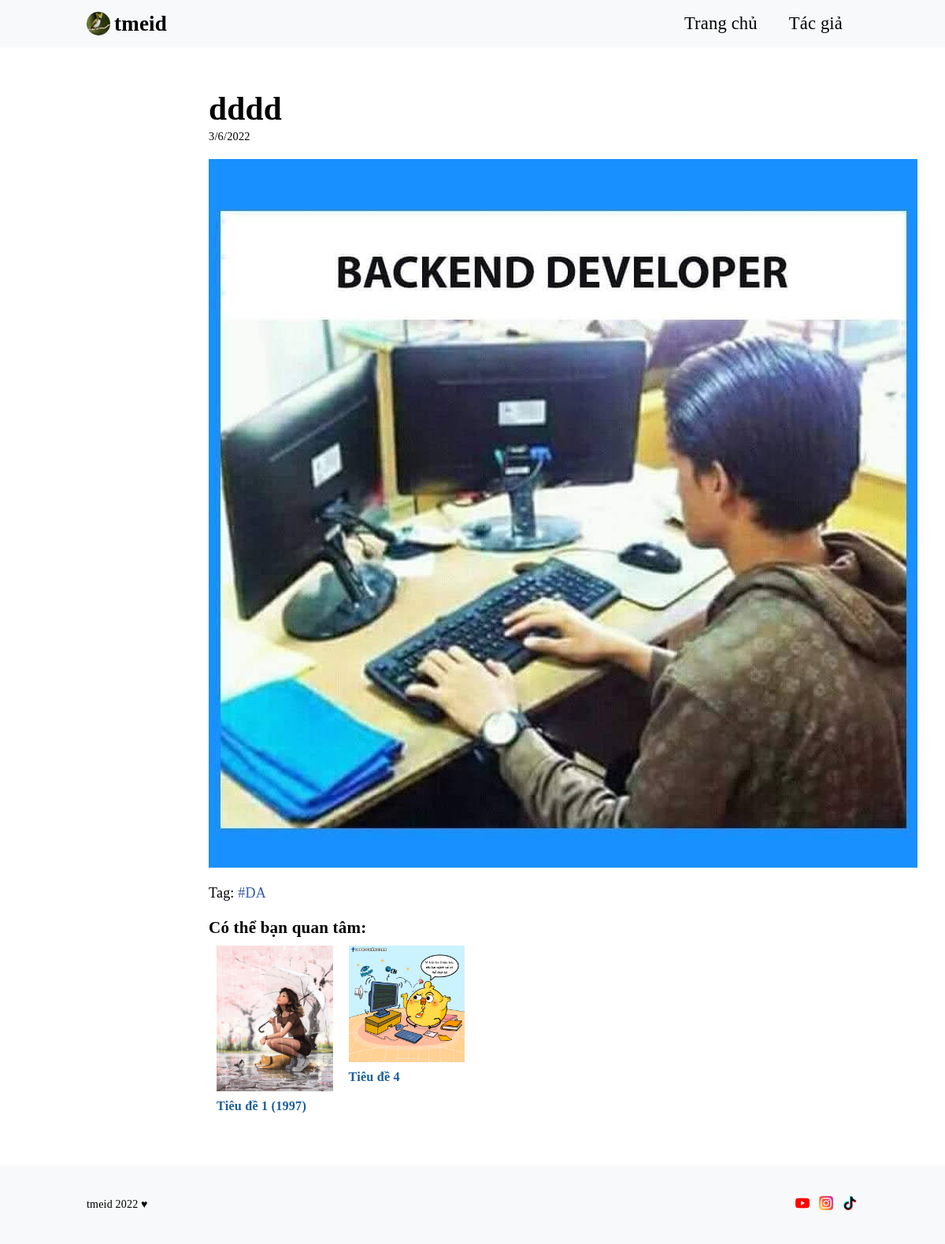
The page /article/dddd.html on the database its author committed.
### tables this page shows
CREATE TABLE `post` (
  `id` int(11) NOT NULL,
  `title` varchar(255) NOT NULL,
  `description` text NOT NULL,
  `slug` varchar(255) NOT NULL,
  `content` text NOT NULL,
  `img` varchar(255) NOT NULL,
  `published` tinyint(4) NOT NULL,
  `author_id` int(11) DEFAULT NULL,
  `category_id` int(11) DEFAULT NULL,
  `created_at` timestamp NOT NULL DEFAULT current_timestamp()
);

CREATE TABLE `tag` (
  `id` int(11) NOT NULL,
  `tag_name` varchar(100) NOT NULL,
  `slug` varchar(100) NOT NULL,
  `created_at` timestamp NOT NULL DEFAULT current_timestamp()
);

### app/database/db.php (called while the page is built, shortened)
<?php
include 'connect.php';
function executeQuery($sql, $data){
    global $connect;
    $values = array_values($data);
    $types = str_repeat('s', count($values));
    $stm = $connect->prepare($sql);
    $stm->bind_param($types, ...$values);
    $stm->execute();
    return $stm;
}
function selectAll($table, $condition = [], $limit = 0, $except = [], $desc = false){
    global $connect;
    $sql = "SELECT * FROM $table";
    if(empty($condition)){
        $stm = $connect->prepare($sql);
        $stm->execute();
        $records = $stm->get_result()->fetch_all(MYSQLI_ASSOC);
    }else{
        $i = 0;
        foreach($condition as $key => $value){
            if($i === 0){
                $sql = $sql . " WHERE $key = ?";
            }else{
                $sql = $sql . " AND $key = ?";
            }
            $i++;
        }
        if(!empty($except)){
            foreach($except as $key => $value){
                $sql = $sql . " AND $key != ?";
                $condition[$key] = $value;
            }
        }
        if($limit > 0){
            $sql = $sql ." LIMIT ?";
            $condition['limit'] = $limit;
        }
        $stm = executeQuery($sql, $condition);
        $records = $stm->get_result()->fetch_all(MYSQLI_ASSOC);
    }
    return $records;
}
function selectOne($table, $data){
    $sql = "SELECT * FROM $table";
    $i = 0;
    foreach($data as $key => $value){
        if($i === 0){
            $sql = $sql . " WHERE $key = ?";
        }else{
            $sql = $sql . " AND $key = ?";
        }
        $i++;
    }
    $sql = $sql . " LIMIT 1";
    $stm = executeQuery($sql, $data);
    $record = $stm->get_result()->fetch_assoc();
    return $record;
}
function joinTables($table1, $table2, $table3, $id1, $id2a, $id2b, $id3, $key, $id){
    $sql = "SELECT $table3.$key
            FROM $table1
            JOIN $table2
                ON $table1.$id1 = $table2.$id2a
            JOIN $table3
                ON $table2.$id2b = $table3.$id3
            WHERE $table1.$id1 = ?
            ORDER BY $table3.id DESC";
    $stm = executeQuery($sql, ['id' => $id]);
    $records =  $stm->get_result()->fetch_all(MYSQLI_ASSOC);
    return $records;
}

### app/controllers/post.php (called while the page is built)
<?php
require_once ROOT_PATH .'/app/database/db.php';
$post = selectOne('post', ['slug' => $_GET['id']]);
$post_id = $post['id'];
$category_id = $post['category_id'];
$tags_same_post = joinTables('post', 'post_tag', 'tag', 'id', 'post_id', 'tag_id', 'id', '*', $post_id);
$posts_same_category = selectAll('post', ['category_id' => $category_id], 4, ['id' => $post_id]);

### dashboard/posts/post.php (the view, shortened to what this page needs)
<?php
    require '../../app/controllers/post.php';
?>
<!DOCTYPE html>
<html lang="vi">
<head>
    <link rel="stylesheet" href="../../assets/css/style.css">
    <link rel="stylesheet" href="../../assets/css/login.css" type="text/css">
</head>
<body>
    <header>
        <div class="container">
            <nav>
                <h1><a href="../../index.html"><img src="../../assets/imgs/tmeid-logo.jpg" alt="tmeid-logo">tmeid</a></h1>
                <ul>
                    <li><a href="../../index.html">Trang chủ</a></li>
                    <li><a href="../../about-me.html">Tác giả</a></li>
                </ul>
            </nav>
        </div>
    </header>
    <main>
        <section class="container-article">
            <article class="post">
                <h1><?php echo($post['title']) ?></h1>
                <span class="time"><?php echo date('j/n/Y', strtotime($post['created_at']))  ?></span>
                <div><?php echo($post['content']) ?></div>
                <div class="tags">
                    Tag:
                        <?php foreach($tags_same_post as $tag): ?>
                            <a href="<?php echo '../../tag/' .$tag['slug']?>"><?php echo '#' .$tag['tag_name']; ?></a>
                        <?php endforeach; ?>
                </div>
                <div class="relevant-post">
                    <h3>Có thể bạn quan tâm: </h3>
                    <ul>
                        <?php if(empty($posts_same_category)): ?>
                            <li>Chưa có bài liên quan</li>
                        <?php else:
                            foreach($posts_same_category as $post): ?>
                                <li>
                                    <a href="<?php echo '../../article/' .$post['slug'] .'.html' ?>"><img src="<?php echo '../../assets/imgs/' .$post['img'] ?>" alt="<?php echo $post['title'] ?>"></a>
                                    <h3><a href="<?php $post['img'] ?>">
                                            <?php echo $post['title'] ?>
                                        </a>
                                    </h3>
                                </li>
                            <?php endforeach; ?>
                        <?php endif; ?>
                    </ul>
                </div>
            </article>
        </section>
    </main>
</body>

### assets/css/style.css (style rules this page uses)
* { margin: 0; padding: 0; box-sizing: border-box; }
a { text-decoration: none; color: #000000; }
li { list-style: none; }
html { font-size: 18px; font-family: 'Times New Roman', Times, serif, sans-serif; letter-spacing: 0.2px; }
p { line-height: 1.5; }
.container { max-width: 1000px; margin: 0 auto; padding: 0 10px; }
header { background-color: #f8f9fa; }
header nav { display: flex; justify-content: space-between; align-items: center; height: 60px; }
header ul { display: flex; }
header ul li { list-style: none; }
header ul a { display: inline-block; padding: 0 20px; font-size: 1.25rem; }
header h1 a { display: flex; align-items: center; }
header img { display: inline-block; border-radius: 50%; margin-right: 5px; }
main { padding: 3rem 0; }
.time { font-size: 0.8rem; line-height: 0.8rem; }
footer { background-color: #f8f9fa; color: #000; }
footer .container { display: flex; justify-content: space-between; align-items: center; padding-top: 37px; padding-bottom: 37px; }
footer p, footer ul { display: flex; align-items: center; }
footer p { font-size: 14px; line-height: 26px; }
footer ul li { margin-left: 10px; }
footer ul a { display: inline-block; text-indent: -1000000px; width: 18px; height: 18px; background-repeat: no-repeat; background-size: 18px 18px; }
footer ul li a { width: 20px; }
footer ul li:first-child a { background-image: url(../imgs/youtube.png); }
footer ul li:nth-child(2) a { background-image: url(../imgs/instagram.png); }
footer ul li:nth-child(3) a { background-image: url(../imgs/tik-tok.png); }
.tags, .container-article p, .post .time { margin-bottom: 1.2rem; }
.container-article { max-width: 700px; margin: 0 auto; padding: 0 15px; }
.container-article h1 { font-size: 2.3rem; }
.container-article img { display: block; margin: 0 auto; }
.post .time { display: inline-block; }
.tags a { color: #3359aa; }
.relevant-post ul { display: flex; flex-wrap: wrap; }
.relevant-post ul li { width: 25%; padding: 10px; }
.relevant-post ul li a { display: inline-block; width: 100%; font-size: 0.9rem; color: #1a5d9c; }
.relevant-post ul li img { width: 100%; display: block; max-width: 100%; }

### rows shown on the page
post: title "dddd", created_at "3/6/2022", content (picture)
tag: tag_name "DA"
post: img (picture), title "Tiêu đề 1 (1997)"
post: img (picture), title "Tiêu đề 4"
